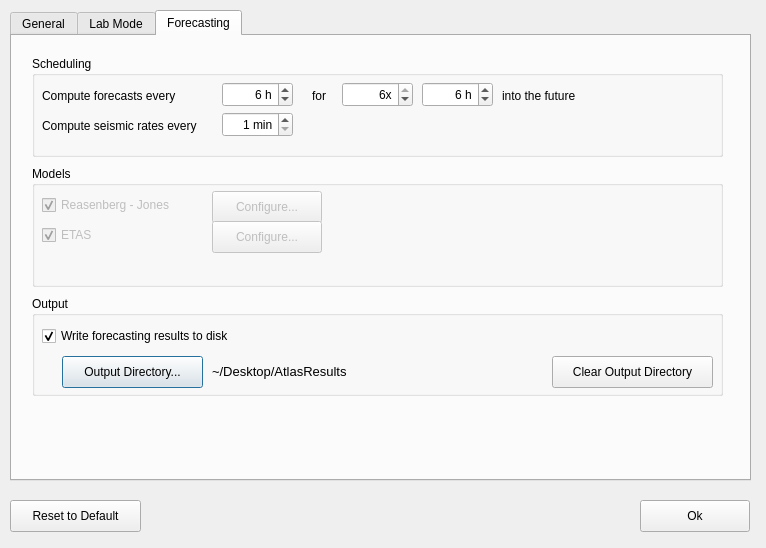
<?xml version="1.0" encoding="UTF-8"?>
<ui version="4.0">
 <class>SettingsWindow</class>
 <widget class="QDialog" name="SettingsWindow">
  <property name="geometry">
   <rect>
    <x>0</x>
    <y>0</y>
    <width>766</width>
    <height>548</height>
   </rect>
  </property>
  <property name="windowTitle">
   <string>ATLAS Configuration</string>
  </property>
  <widget class="QTabWidget" name="settingsTabs">
   <property name="geometry">
    <rect>
     <x>10</x>
     <y>10</y>
     <width>741</width>
     <height>471</height>
    </rect>
   </property>
   <property name="tabShape">
    <enum>QTabWidget::Rounded</enum>
   </property>
   <property name="currentIndex">
    <number>2</number>
   </property>
   <widget class="QWidget" name="tabGeneral">
    <attribute name="title">
     <string>General</string>
    </attribute>
    <widget class="QCheckBox" name="enableLabModeCheckBox">
     <property name="geometry">
      <rect>
       <x>20</x>
       <y>50</y>
       <width>211</width>
       <height>18</height>
      </rect>
     </property>
     <property name="toolTip">
      <string>In Simulation Mode seismic and hydraulic events are played back from an existing catalog.</string>
     </property>
     <property name="text">
      <string>Run ATLAS in Lab Mode</string>
     </property>
     <property name="checked">
      <bool>true</bool>
     </property>
    </widget>
    <widget class="QCheckBox" name="openLastProjectOnStartup">
     <property name="geometry">
      <rect>
       <x>20</x>
       <y>80</y>
       <width>191</width>
       <height>18</height>
      </rect>
     </property>
     <property name="text">
      <string>Open last project on startup</string>
     </property>
     <property name="checked">
      <bool>true</bool>
     </property>
    </widget>
   </widget>
   <widget class="QWidget" name="tabSimulation">
    <attribute name="title">
     <string>Lab Mode</string>
    </attribute>
    <widget class="QGroupBox" name="groupBox">
     <property name="geometry">
      <rect>
       <x>20</x>
       <y>20</y>
       <width>691</width>
       <height>91</height>
      </rect>
     </property>
     <property name="title">
      <string>Simulation Speed</string>
     </property>
     <widget class="QLabel" name="speedLabel">
      <property name="geometry">
       <rect>
        <x>214</x>
        <y>63</y>
        <width>51</width>
        <height>20</height>
       </rect>
      </property>
      <property name="text">
       <string/>
      </property>
      <property name="alignment">
       <set>Qt::AlignRight|Qt::AlignTrailing|Qt::AlignVCenter</set>
      </property>
     </widget>
     <widget class="QSpinBox" name="speedBox">
      <property name="enabled">
       <bool>false</bool>
      </property>
      <property name="geometry">
       <rect>
        <x>215</x>
        <y>55</y>
        <width>71</width>
        <height>25</height>
       </rect>
      </property>
      <property name="alignment">
       <set>Qt::AlignRight|Qt::AlignTrailing|Qt::AlignVCenter</set>
      </property>
      <property name="suffix">
       <string>x</string>
      </property>
      <property name="minimum">
       <number>1</number>
      </property>
      <property name="maximum">
       <number>10000</number>
      </property>
      <property name="value">
       <number>1000</number>
      </property>
     </widget>
     <widget class="QRadioButton" name="simulateAFAPRadioButton">
      <property name="geometry">
       <rect>
        <x>20</x>
        <y>30</y>
        <width>161</width>
        <height>18</height>
       </rect>
      </property>
      <property name="text">
       <string>As fast as possible</string>
      </property>
      <property name="checked">
       <bool>true</bool>
      </property>
     </widget>
     <widget class="QRadioButton" name="simuateAtSpeedFactorRadioButton">
      <property name="geometry">
       <rect>
        <x>20</x>
        <y>60</y>
        <width>191</width>
        <height>18</height>
       </rect>
      </property>
      <property name="text">
       <string>With a specific speed factor:</string>
      </property>
     </widget>
    </widget>
   </widget>
   <widget class="QWidget" name="tabForecasting">
    <attribute name="title">
     <string>Forecasting</string>
    </attribute>
    <widget class="QGroupBox" name="schedulingBox">
     <property name="geometry">
      <rect>
       <x>20</x>
       <y>20</y>
       <width>691</width>
       <height>101</height>
      </rect>
     </property>
     <property name="title">
      <string>Scheduling</string>
     </property>
     <widget class="QLabel" name="forecastIntervalLabel">
      <property name="geometry">
       <rect>
        <x>10</x>
        <y>30</y>
        <width>151</width>
        <height>20</height>
       </rect>
      </property>
      <property name="text">
       <string>Compute forecasts every</string>
      </property>
      <property name="alignment">
       <set>Qt::AlignLeading|Qt::AlignLeft|Qt::AlignVCenter</set>
      </property>
     </widget>
     <widget class="QSpinBox" name="forecastIntervalBox">
      <property name="enabled">
       <bool>true</bool>
      </property>
      <property name="geometry">
       <rect>
        <x>190</x>
        <y>26</y>
        <width>71</width>
        <height>25</height>
       </rect>
      </property>
      <property name="autoFillBackground">
       <bool>false</bool>
      </property>
      <property name="frame">
       <bool>true</bool>
      </property>
      <property name="alignment">
       <set>Qt::AlignRight|Qt::AlignTrailing|Qt::AlignVCenter</set>
      </property>
      <property name="suffix">
       <string> h</string>
      </property>
      <property name="minimum">
       <number>1</number>
      </property>
      <property name="maximum">
       <number>24</number>
      </property>
      <property name="value">
       <number>6</number>
      </property>
     </widget>
     <widget class="QSpinBox" name="rateIntervalBox">
      <property name="enabled">
       <bool>true</bool>
      </property>
      <property name="geometry">
       <rect>
        <x>190</x>
        <y>56</y>
        <width>71</width>
        <height>25</height>
       </rect>
      </property>
      <property name="autoFillBackground">
       <bool>false</bool>
      </property>
      <property name="frame">
       <bool>true</bool>
      </property>
      <property name="alignment">
       <set>Qt::AlignRight|Qt::AlignTrailing|Qt::AlignVCenter</set>
      </property>
      <property name="suffix">
       <string> min</string>
      </property>
      <property name="minimum">
       <number>1</number>
      </property>
      <property name="maximum">
       <number>60</number>
      </property>
      <property name="value">
       <number>1</number>
      </property>
     </widget>
     <widget class="QLabel" name="rateIntervalLabel">
      <property name="geometry">
       <rect>
        <x>10</x>
        <y>60</y>
        <width>171</width>
        <height>20</height>
       </rect>
      </property>
      <property name="text">
       <string>Compute seismic rates every</string>
      </property>
      <property name="alignment">
       <set>Qt::AlignLeading|Qt::AlignLeft|Qt::AlignVCenter</set>
      </property>
     </widget>
     <widget class="QLabel" name="forLabel">
      <property name="geometry">
       <rect>
        <x>280</x>
        <y>30</y>
        <width>31</width>
        <height>20</height>
       </rect>
      </property>
      <property name="text">
       <string>for</string>
      </property>
      <property name="alignment">
       <set>Qt::AlignLeading|Qt::AlignLeft|Qt::AlignVCenter</set>
      </property>
     </widget>
     <widget class="QSpinBox" name="forecastBinNoBox">
      <property name="enabled">
       <bool>true</bool>
      </property>
      <property name="geometry">
       <rect>
        <x>310</x>
        <y>26</y>
        <width>71</width>
        <height>25</height>
       </rect>
      </property>
      <property name="autoFillBackground">
       <bool>false</bool>
      </property>
      <property name="frame">
       <bool>true</bool>
      </property>
      <property name="alignment">
       <set>Qt::AlignRight|Qt::AlignTrailing|Qt::AlignVCenter</set>
      </property>
      <property name="suffix">
       <string>x</string>
      </property>
      <property name="minimum">
       <number>1</number>
      </property>
      <property name="maximum">
       <number>6</number>
      </property>
      <property name="value">
       <number>6</number>
      </property>
     </widget>
     <widget class="QSpinBox" name="forecastBinTimeBox">
      <property name="enabled">
       <bool>true</bool>
      </property>
      <property name="geometry">
       <rect>
        <x>390</x>
        <y>26</y>
        <width>71</width>
        <height>25</height>
       </rect>
      </property>
      <property name="autoFillBackground">
       <bool>false</bool>
      </property>
      <property name="frame">
       <bool>true</bool>
      </property>
      <property name="alignment">
       <set>Qt::AlignRight|Qt::AlignTrailing|Qt::AlignVCenter</set>
      </property>
      <property name="suffix">
       <string> h</string>
      </property>
      <property name="minimum">
       <number>1</number>
      </property>
      <property name="maximum">
       <number>24</number>
      </property>
      <property name="value">
       <number>6</number>
      </property>
     </widget>
     <widget class="QLabel" name="futureLabel">
      <property name="geometry">
       <rect>
        <x>470</x>
        <y>30</y>
        <width>91</width>
        <height>20</height>
       </rect>
      </property>
      <property name="text">
       <string>into the future</string>
      </property>
      <property name="alignment">
       <set>Qt::AlignLeading|Qt::AlignLeft|Qt::AlignVCenter</set>
      </property>
     </widget>
    </widget>
    <widget class="QGroupBox" name="outputBox">
     <property name="geometry">
      <rect>
       <x>20</x>
       <y>260</y>
       <width>691</width>
       <height>100</height>
      </rect>
     </property>
     <property name="title">
      <string>Output</string>
     </property>
     <widget class="QCheckBox" name="writeResultsToFileCheckBox">
      <property name="geometry">
       <rect>
        <x>10</x>
        <y>30</y>
        <width>221</width>
        <height>20</height>
       </rect>
      </property>
      <property name="text">
       <string>Write forecasting results to disk</string>
      </property>
      <property name="checked">
       <bool>true</bool>
      </property>
     </widget>
     <widget class="QLabel" name="outputPathLabel">
      <property name="geometry">
       <rect>
        <x>180</x>
        <y>65</y>
        <width>251</width>
        <height>20</height>
       </rect>
      </property>
      <property name="font">
       <font>
        <pointsize>10</pointsize>
       </font>
      </property>
      <property name="text">
       <string>~/Desktop/AtlasResults</string>
      </property>
     </widget>
     <widget class="QPushButton" name="selectOutputDirButton">
      <property name="geometry">
       <rect>
        <x>30</x>
        <y>60</y>
        <width>141</width>
        <height>32</height>
       </rect>
      </property>
      <property name="text">
       <string>Output Directory...</string>
      </property>
     </widget>
     <widget class="QPushButton" name="clearOutputDirButton">
      <property name="geometry">
       <rect>
        <x>520</x>
        <y>60</y>
        <width>161</width>
        <height>32</height>
       </rect>
      </property>
      <property name="text">
       <string>Clear Output Directory</string>
      </property>
     </widget>
    </widget>
    <widget class="QGroupBox" name="modelsBox">
     <property name="geometry">
      <rect>
       <x>20</x>
       <y>130</y>
       <width>691</width>
       <height>121</height>
      </rect>
     </property>
     <property name="title">
      <string>Models</string>
     </property>
     <widget class="QCheckBox" name="enableRjCheckBox">
      <property name="enabled">
       <bool>false</bool>
      </property>
      <property name="geometry">
       <rect>
        <x>10</x>
        <y>30</y>
        <width>141</width>
        <height>18</height>
       </rect>
      </property>
      <property name="text">
       <string>Reasenberg - Jones</string>
      </property>
      <property name="checked">
       <bool>true</bool>
      </property>
     </widget>
     <widget class="QCheckBox" name="entableEtasCheckBox">
      <property name="enabled">
       <bool>false</bool>
      </property>
      <property name="geometry">
       <rect>
        <x>10</x>
        <y>60</y>
        <width>141</width>
        <height>18</height>
       </rect>
      </property>
      <property name="text">
       <string>ETAS</string>
      </property>
      <property name="checked">
       <bool>true</bool>
      </property>
     </widget>
     <widget class="QPushButton" name="rjConfigButton">
      <property name="enabled">
       <bool>false</bool>
      </property>
      <property name="geometry">
       <rect>
        <x>180</x>
        <y>25</y>
        <width>110</width>
        <height>32</height>
       </rect>
      </property>
      <property name="text">
       <string>Configure...</string>
      </property>
     </widget>
     <widget class="QPushButton" name="etasConfigButton">
      <property name="enabled">
       <bool>false</bool>
      </property>
      <property name="geometry">
       <rect>
        <x>180</x>
        <y>55</y>
        <width>110</width>
        <height>32</height>
       </rect>
      </property>
      <property name="text">
       <string>Configure...</string>
      </property>
     </widget>
    </widget>
   </widget>
  </widget>
  <widget class="QPushButton" name="okButton">
   <property name="geometry">
    <rect>
     <x>640</x>
     <y>500</y>
     <width>110</width>
     <height>32</height>
    </rect>
   </property>
   <property name="text">
    <string>Ok</string>
   </property>
  </widget>
  <widget class="QPushButton" name="resetToDefaultButton">
   <property name="geometry">
    <rect>
     <x>10</x>
     <y>500</y>
     <width>131</width>
     <height>32</height>
    </rect>
   </property>
   <property name="text">
    <string>Reset to Default</string>
   </property>
  </widget>
 </widget>
 <resources/>
 <connections/>
</ui>
